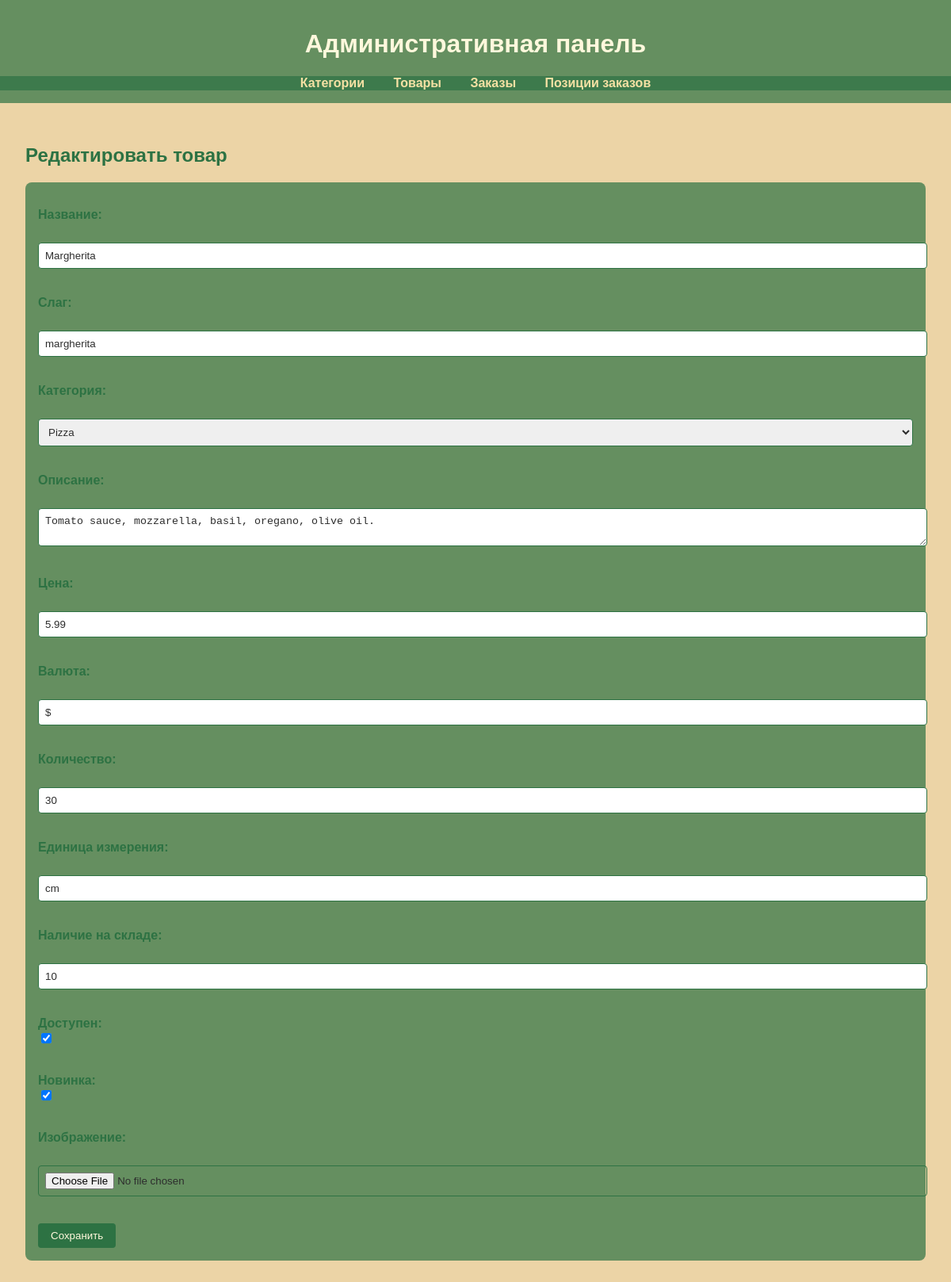
The page /admin_panel/products/update/1/ (signed in) on the database its author committed.
### shop/models.py (models this page shows, shortened)
class Product(models.Model):
    category = models.ForeignKey(
        Category,
        related_name='products',
        on_delete=models.SET_NULL,
        null=True
    )
    name = models.CharField(max_length=200, db_index=True)
    slug = models.SlugField(max_length=200, db_index=True)
    image = models.ImageField(upload_to='products/%Y/%m/%d', blank=True)
    description = models.TextField(blank=True)
    price = models.DecimalField(max_digits=10, decimal_places=2)
    currency = models.CharField(max_length=10)
    quantity = models.IntegerField()
    measurement = models.CharField(max_length=200)
    stock = models.PositiveIntegerField()
    available = models.BooleanField(default=True)
    is_new = models.BooleanField(default=False)
    created = models.DateTimeField(auto_now_add=True)
    updated = models.DateTimeField(auto_now=True)

class Category(models.Model):
    name = models.CharField(max_length=200, db_index=True)
    slug = models.SlugField(max_length=200, db_index=True, unique=True)
    description = models.TextField(blank=True, null=True)
    image = models.ImageField(upload_to='category_products/%Y/%m/%d', blank=True)

### admin_panel/views.py (the view, shortened to what this page needs)
# urls.py: path('products/update/<int:pk>/', views.product_update, name='product_update'),
@user_passes_test(is_staff)
def product_update(request, pk):
    product = get_object_or_404(Product, pk=pk)
    categories = Category.objects.all()
    return render(request, 'admin_panel/tables/product/product_form.html', {'product': product, 'categories': categories})

### admin_panel/views.py (called while the page is built)
def is_staff(user):
    return user.is_authenticated and user.is_staff

### admin_panel/templates/admin_panel/tables/product/product_form.html (shortened to what this page needs)
{% extends 'admin_panel/base.html' %}
{% block content %}
<h2>{% if product %}Редактировать{% else %}Добавить{% endif %} товар</h2>
<form method="post" enctype="multipart/form-data">
    <label>Название:</label><br>
    <input type="text" name="name" value="{{ product.name|default_if_none:'' }}" required><br><br>
    <label>Слаг:</label><br>
    <input type="text" name="slug" value="{{ product.slug|default_if_none:'' }}" required><br><br>
    <label>Категория:</label><br>
    <select name="category" required>
        {% for category in categories %}
        <option value="{{ category.id }}" {% if product.category.id == category.id %}selected{% endif %}>{{ category.name }}</option>
        {% endfor %}
    </select><br><br>
    <label>Описание:</label><br>
    <textarea name="description">{{ product.description|default_if_none:'' }}</textarea><br><br>
    <label>Цена:</label><br>
    <input type="number" name="price" step="0.01" value="{{ product.price|default_if_none:'' }}" required><br><br>
    <label>Валюта:</label><br>
    <input type="text" name="currency" value="{{ product.currency|default_if_none:'' }}" required><br><br>
    <label>Количество:</label><br>
    <input type="number" name="quantity" value="{{ product.quantity|default_if_none:'' }}" required><br><br>
    <label>Единица измерения:</label><br>
    <input type="text" name="measurement" value="{{ product.measurement|default_if_none:'' }}" required><br><br>
    <label>Наличие на складе:</label><br>
    <input type="number" name="stock" value="{{ product.stock|default_if_none:'' }}" required><br><br>
    <label>Доступен:</label>
    <input type="checkbox" name="available" {% if product.available %}checked{% endif %}><br><br>
    <label>Новинка:</label>
    <input type="checkbox" name="is_new" {% if product.is_new %}checked{% endif %}><br><br>
    <label>Изображение:</label><br>
    <input type="file" name="image"><br><br>
    <button type="submit">Сохранить</button>
</form>
{% endblock %}

### static/css/admin.css (style rules this page uses)
body { font-family: Arial, sans-serif; background-color: #ECD4A6; color: #2D2D2D; margin: 0; padding: 0; }
h2, h3 { color: #2D7243; text-shadow: none; }
form { background-color: rgba(45, 114, 67, 0.7); padding: 1rem; border-radius: 8px; color: #FFF8DC; }
label { display: block; margin-top: 1rem; color: #2D7243; font-weight: bold; }
input[type="text"], input[type="file"], textarea, input[type="number"], select { width: 100%; padding: 0.5rem; margin-top: 0.5rem; border: 1px solid #2D7243; border-radius: 4px; color: #2D2D2D; }
button, input[type="submit"] { padding: 0.5rem 1rem; background-color: #2D7243; color: #FFF8DC; border: none; border-radius: 4px; cursor: pointer; margin-top: 1rem; }

### rows shown on the page
Product: name "Margherita", slug "margherita", category "Pizza", description "Tomato sauce, mozzarella, basil, oregano, olive oil.", price "5.99", currency "$", quantity "30", measurement "cm", stock "10", available "☑", is_new "☑"
